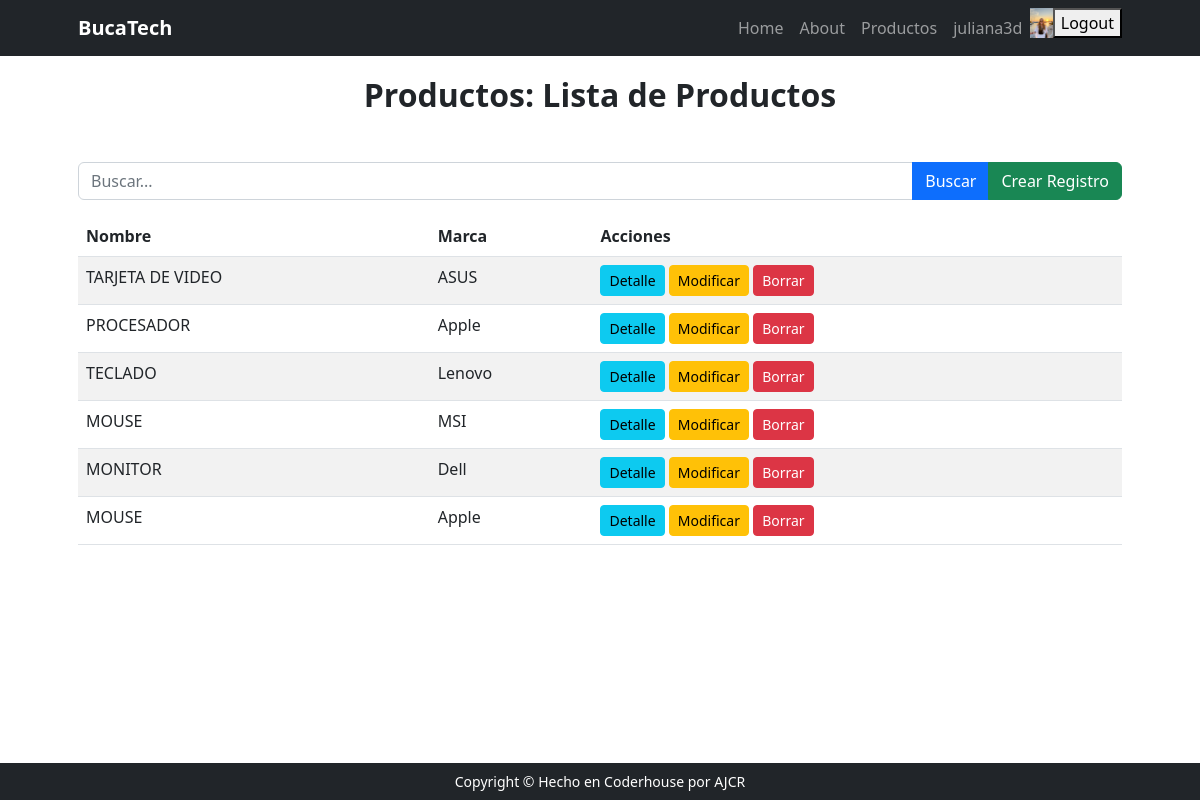
The app's page /products/product/list (signed in) with its own data.
### ventas/models.py (models this page shows, shortened)
class Vendedor(models.Model):
    usuario = models.OneToOneField(User, on_delete=models.CASCADE, related_name='vendedor')
    celular = models.CharField(max_length=50, blank=True, null=True)
    avatar = models.ImageField(upload_to='avatares', blank=True, null=True)
    class Meta:
        verbose_name = 'Vendedor'
        verbose_name_plural = 'Vendedores'

### productos/models.py (models this page shows, shortened)
class Product(models.Model):
    name = models.CharField(max_length=200)
    description = models.TextField()
    price = models.DecimalField(max_digits=10, decimal_places=2)
    stock_quantity = models.IntegerField()
    category = models.ForeignKey(Category, on_delete=models.CASCADE)
    brand = models.ForeignKey(Brand, on_delete=models.CASCADE)
    specs = models.JSONField(null=True, blank=True)  # To store specifications like RAM, Storage, etc.
    image = models.ImageField(upload_to='product_images/', null=True, blank=True)
    class Meta:
        verbose_name = 'Producto'
        verbose_name_plural = 'Producto'

class Brand(models.Model):
    name = models.CharField(max_length = 100)
    description = models.TextField()
    def __str__(self) -> str:
        return self.name
    class Meta:
        verbose_name = 'Brand'
        verbose_name_plural = 'Brand'

### productos/views.py (the view)
class ProductList(ListView):
    model = Product
    template_name = 'product/product_list.html' ## Preguntar como arreglar
    def get_queryset(self):
        queryset = super().get_queryset()
        q = self.request.GET.get('q')
        if q:
            queryset = Product.objects.filter(name__icontains=q)
        return queryset

### productos/templates/product/product_list.html
{% extends 'core/base.html' %}
{% block header %}
    Productos: Lista de Productos
{% endblock header %}
{% block main %}
    <form action="{% url 'productos:product_list' %}" method="get" class="mb-3">
        <div class="input-group">
            <input type="text" name="q" class="form-control" placeholder="Buscar..." />
            <button type="submit" class="btn btn-primary">Buscar</button>
            <a href="{% url 'productos:product_create' %}" class="btn btn-success">Crear Registro</a>
        </div>
    </form>
    <div class="table-responsive">
        <table class="table table-striped">
            <thead>
                <tr>
                    <th scope="col">Nombre</th>
                    <th scope="col">Marca</th>
                    <th scope="col">Acciones</th>
                </tr>
            </thead>
            <tbody>
                {% for object in object_list %}
                <tr>
                    <td>{{ object.name | upper }}</td>
                    <td>{{ object.brand }}</td>
                    <td>
                        <a href="{% url 'productos:product_detail' object.id %}" class="btn btn-info btn-sm">Detalle</a>
                        <a href="{% url 'productos:product_update' object.id %}" class="btn btn-warning btn-sm">Modificar</a>
                        <a href="{% url 'productos:product_delete' object.id %}" class="btn btn-danger btn-sm">Borrar</a>
                    </td>
                </tr>
                {% empty %}
                <tr>
                    <td colspan="3" class="text-center">No hay registros</td>
                </tr>
                {% endfor %}
            </tbody>
        </table>
    </div>
{% endblock main %}

### core/templates/core/componentes/navbar.html (shortened to what this page needs)
{% load static %}
<nav class="navbar navbar-expand-lg navbar-dark bg-dark">
    <div class="container px-5">
        <a class="navbar-brand" href="{% url 'core:index' %}">
            <strong>BucaTech</strong>
        </a>
        <div class="collapse navbar-collapse" id="navbarSupportedContent">
            <ul class="navbar-nav ms-auto mb-2 mb-lg-0">
                <li class="nav-item"><a class="nav-link" href="{% url 'core:index' %}">Home</a></li>
                <li class="nav-item"><a class="nav-link" href="{% url 'core:about' %}">About</a></li>
                {% if user.is_authenticated %}
                <li class="nav-item"><a class="nav-link" href="{% url 'productos:index' %}">Productos</a></li>
                <li class="nav-item"><a class="nav-link" href="{% url 'core:profile' %}">{{ user.username }}</a></li>
                {% if user.vendedor.avatar %}
                <img src="{{ user.vendedor.avatar.url }}" alt="avatar" style="height: 30px" />
                {% else %}
                <img src="{% static 'core/img/perfil.png' %}" alt="avatar" style="height: 30px" />
                {% endif %}
            <form action="{% url 'core:logout' %}" method="post">
                <button type="submit">Logout</button>
            </form>
            {% else %}
            <li class="nav-item"><a class="nav-link" href="{% url 'core:login' %}">Login</a></li>
            {% endif %}
        </ul>
    </div>
</div>
</nav>

### records on screen
Product: name "TARJETA DE VIDEO", brand "ASUS"
Product: name "PROCESADOR", brand "Apple"
Product: name "TECLADO", brand "Lenovo"
Product: name "MOUSE", brand "MSI"
Product: name "MONITOR", brand "Dell"
Product: name "MOUSE", brand "Apple"

### other values on screen
{{ user.username }} "juliana3d"
